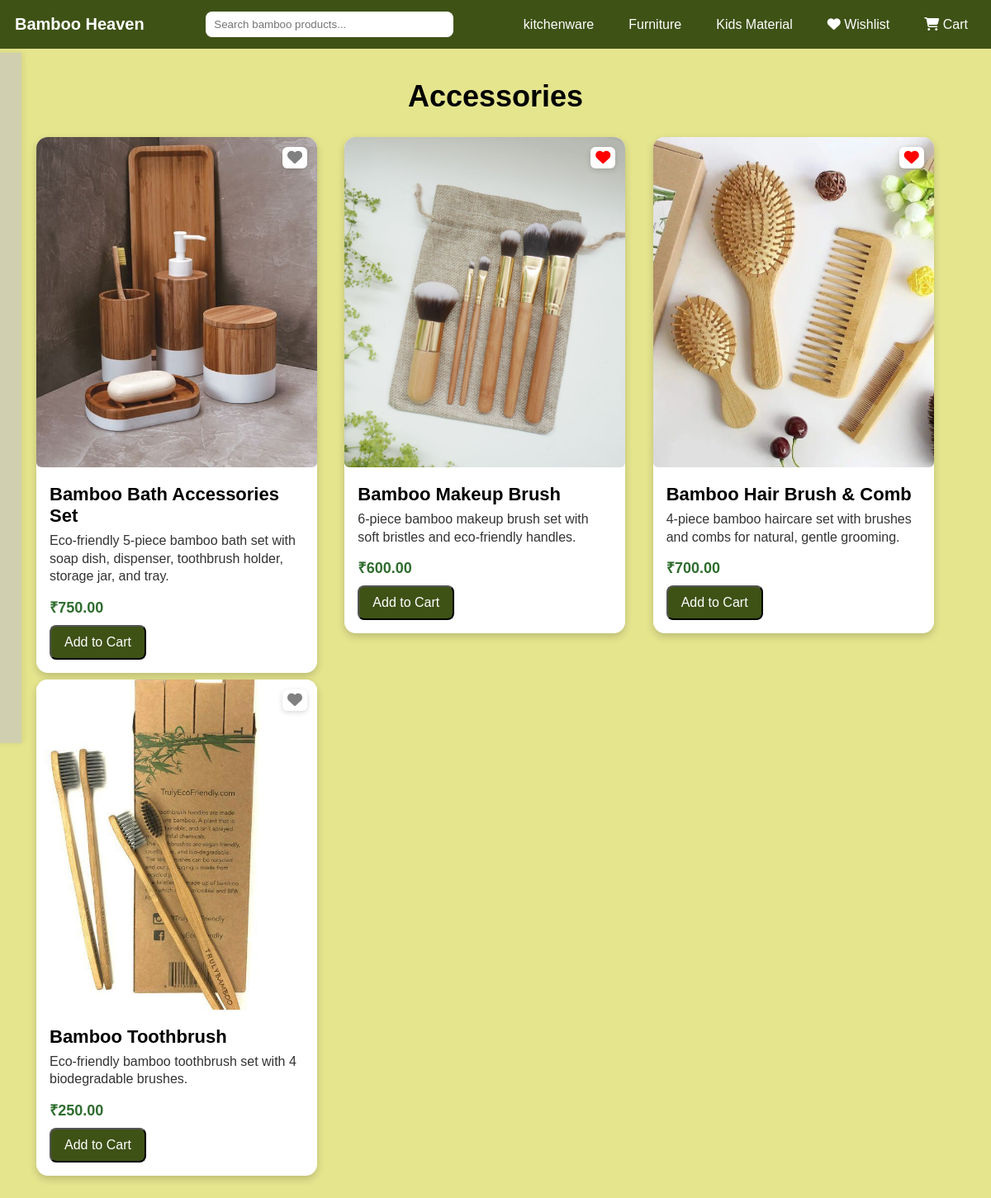
The page /accessories.php (signed in) on the database its author committed.
### tables this page shows
CREATE TABLE `products` (
  `product_id` int(11) NOT NULL,
  `name` varchar(100) NOT NULL,
  `description` text DEFAULT NULL,
  `price` decimal(10,2) NOT NULL,
  `image` varchar(255) DEFAULT NULL,
  `category` varchar(50) NOT NULL,
  `long_description` text DEFAULT NULL
);

### accessories.php (the view, shortened to what this page needs)
<?php
include("db_connect.php");
$isLoggedIn = isset($_SESSION['user_id']);
$user_id = $isLoggedIn ? $_SESSION['user_id'] : 0;
$query = "SELECT * FROM products WHERE category='accessories'";
$result = mysqli_query($conn, $query);
$wishlistProducts = [];
if ($isLoggedIn) {
    $res = mysqli_query($conn, "SELECT product_id FROM wishlist WHERE user_id=$user_id");
    while($w = mysqli_fetch_assoc($res)) {
        $wishlistProducts[] = $w['product_id'];
    }
}
?>
<!DOCTYPE html>
<html lang="en">
<head>
<link rel="stylesheet" href="https://cdnjs.cloudflare.com/ajax/libs/font-awesome/6.5.0/css/all.min.css"/>
</head>
<body>
<header>
    <h1>Bamboo Heaven</h1>
    <input type="text" id="searchInput" placeholder="Search bamboo products...">
    <ul class="nav-links">
      <li><a href="kitchenware.php">kitchenware</a></li>
      <li><a href="furniture.php">Furniture</a></li>
      <li><a href="kidsproduct.php">Kids Material</a></li>
      <li><a href="wishlist.php"><i class="fa-solid fa-heart"></i> Wishlist</a></li>
      <li><a href="cart.php"><i class="fa-solid fa-cart-shopping"></i> Cart</a></li>
    </ul>
</header>
<aside class="filters">
    <h3>Filter by Price</h3>
    <ul class="filter-list">
      <li><input type="radio" name="price" value="all" checked> <label>All</label></li>
      <li><input type="radio" name="price" value="under300"> <label>Under ₹300</label></li>
      <li><input type="radio" name="price" value="300to500"> <label>₹300–₹500</label></li>
      <li><input type="radio" name="price" value="above500"> <label>Above ₹500</label></li>
    </ul>
</aside>
<div class="main-content">
    <h2>Accessories</h2>
    <div id="related-container">
      <?php while($row = mysqli_fetch_assoc($result)): ?>
        <div class="product-card" data-price="<?= $row['price'] ?>" data-title="<?= strtolower($row['name']) ?>" data-desc="<?= strtolower($row['description']) ?>">
          <div class="image-container">
            <img src="<?= $row['image'] ?>" alt="<?= $row['name'] ?>">
            <button type="button" class="wishlist-btn <?= in_array($row['product_id'], $wishlistProducts) ? 'active' : '' ?>" data-product-id="<?= $row['product_id'] ?>">
              <i class="fa fa-heart"></i>
            </button>
          </div>
          <div class="card-body">
            <h3><?= $row['name'] ?></h3>
            <p><?= $row['description'] ?></p>
            <div class="price">₹<?= $row['price'] ?></div>
            <form method="POST" action="cart.php">
              <button type="submit" class="buy-btn">Add to Cart</button>
            </form>
          </div>
        </div>
      <?php endwhile; ?>
    </div>
</div>
</body>
</html>

### accessories.php (style rules this page uses)
:root { --brand:#3e5216; --page-bg:rgb(229,229,142); --card-radius:14px; --gap:22px; }
body { margin:0; font-family: Arial, sans-serif; background:var(--page-bg); }
header { position:fixed; top:0; left:0; right:0; z-index:20; display:flex; align-items:center; justify-content:space-between; background:var(--brand); color:#fff; padding:14px 18px; }
header h1 { margin:0; font-size:20px; font-weight:700; }
header input { width:280px; max-width:45vw; padding:8px 10px; border-radius:8px; border:none; }
.nav-links { list-style:none; display:flex; gap:22px; margin:0; padding:0; }
.nav-links a { color:#fff; text-decoration:none; padding:6px 10px; border-radius:4px; transition:background .2s,color .2s; }
.filters { position:fixed; top:64px; left:-210px; z-index:10; width:200px; height:100vh; padding:18px; background:#d0cfaf; transition:left .35s ease-in-out; box-shadow: 2px 0 8px rgba(0,0,0,.08); }
.filters h3 { margin:0 0 12px; font-size:18px; color:#333; }
.filter-list { list-style:none; margin:0; padding:0; }
.filter-list li { display:flex; align-items:center; gap:10px; margin:50px 0; font-size:16px; }
.main-content { padding:96px 24px 28px; }
.main-content h2 { text-align:center; font-size:36px; font-weight:700; margin:0 0 8px; }
#related-container { display:grid; grid-template-columns: repeat(auto-fit, minmax(320px, 1fr)); gap:8px; padding:20px; justify-content:center; align-items:start; }
.product-card { width:340px; background:#fff; border-radius:var(--card-radius); box-shadow:0 4px 10px rgba(0,0,0,.18); overflow:hidden; position:relative; }
.image-container { position:relative; height:400px; overflow:hidden; }
.image-container img { width:100%; height:100%; object-fit:cover; border-radius:6px; transition: transform .4s ease; }
.image-container::after { content:""; position:absolute; inset:0; background:rgba(0,0,0,.5); opacity:0; transition:opacity .3s; }
.wishlist-btn { position:absolute; top:12px; right:12px; z-index:3; background:white; border:none; border-radius:6px; padding:4px 6px; box-shadow:0 2px 6px rgba(0,0,0,0.15); cursor:pointer; transition:transform .2s; }
.wishlist-btn i { font-size:18px; color:gray; transition: color .2s; }
.wishlist-btn.active i { color:red; }
.card-body { padding:14px 16px 16px; }
.card-body h3 { font-size:22px; margin:6px 0 6px; }
.card-body p { margin:0; color:#333; font-size:16px; line-height:1.35; }
.price { margin-top:14px; font-size:18px; font-weight:700; color:#2f6d2f; }
.buy-btn { display:inline-block; margin-top:10px; padding:10px 16px; background:var(--brand); color:#fff; text-decoration:none; border-radius:8px; font-size:16px; transition:background .2s; }

### rows shown on the page
products: image (picture), name "Bamboo Bath Accessories Set", description "Eco-friendly 5-piece bamboo bath set with soap dish, dispenser, toothbrush holder, storage jar, and tray.", price "750.00"
products: image (picture), name "Bamboo Makeup Brush", description "6-piece bamboo makeup brush set with soft bristles and eco-friendly handles.", price "600.00"
products: image (picture), name "Bamboo Hair Brush & Comb", description "4-piece bamboo haircare set with brushes and combs for natural, gentle grooming.", price "700.00"
products: image (picture), name "Bamboo Toothbrush", description "Eco-friendly bamboo toothbrush set with 4 biodegradable brushes.", price "250.00"
